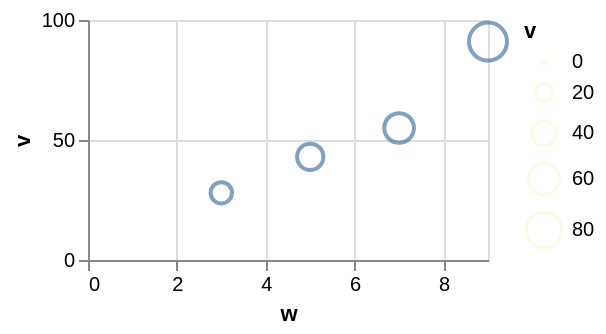

Source (Vega-Lite JSON):
### Vega-Lite specification from a JSON file in a GitHub repository (floating-point values rounded to 4 significant figures)
{"$schema": "https://vega.github.io/schema/vega-lite/v6.json", "width": 200, "height": 120, "data": {"values": [{"c": "alpha", "v": 28, "w": 3, "t": "2024-01-07"}, {"c": "beta", "v": 55, "w": 7, "t": "2024-03-19"}, {"c": "gamma", "v": 43, "w": 5, "t": "2024-06-02"}, {"c": "delta", "v": 91, "w": 9, "t": "2024-09-11"}]}, "mark": "point", "encoding": {"x": {"field": "w", "type": "quantitative"}, "y": {"field": "v", "type": "quantitative"}, "size": {"field": "v", "type": "quantitative", "legend": {"symbolStrokeColor": "cornsilk"}}}}
